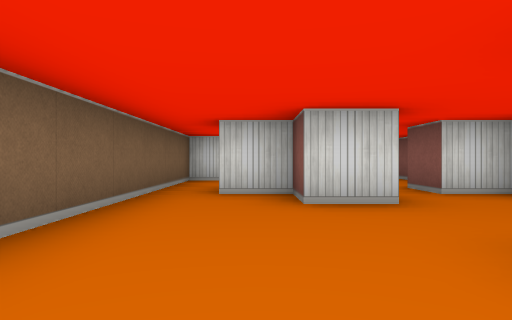
View 1 (above)

12 first-person views from a walk through a cub3D ray-caster map. The camera is about half as high as the walls, looks level and sees 75° across. The floor is counted in squares. Each view is taken from the middle of a square. On the plan, view 1 faces up. The plan holds only what a view shows up to about 9 squares ahead; the rest is blank.

View 2
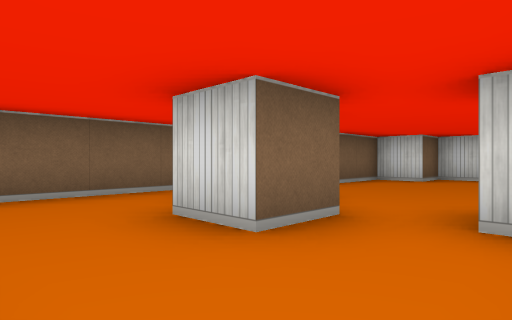

View 3
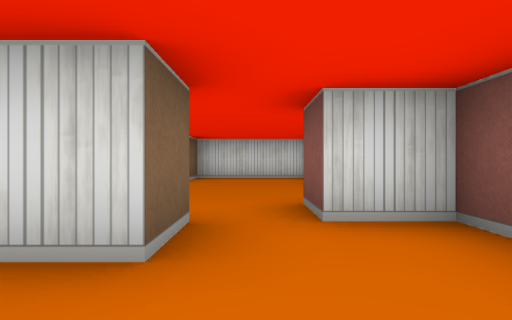

View 4
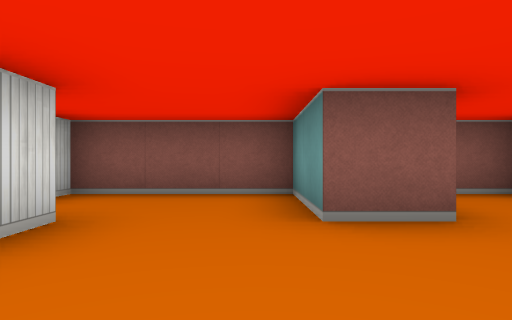

View 5
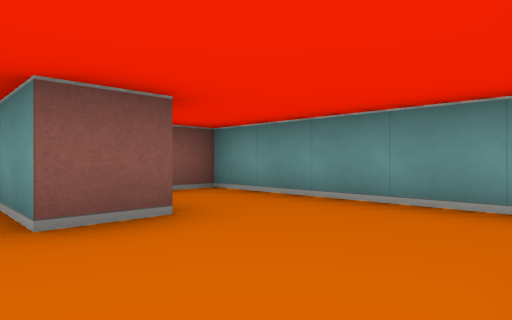

View 6
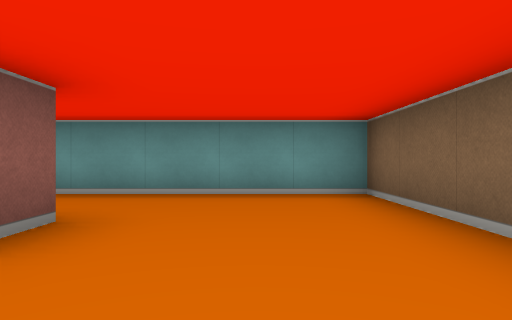

View 7
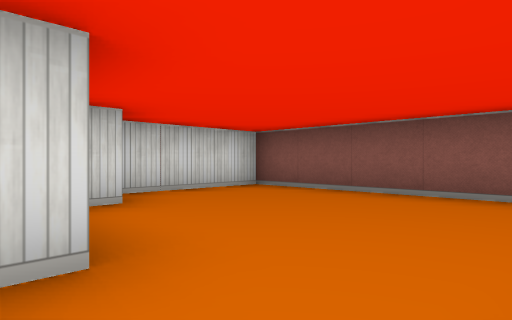

View 8
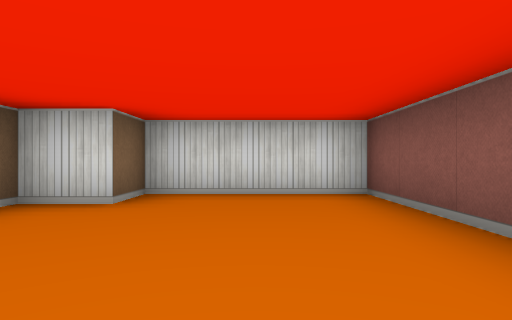

View 9
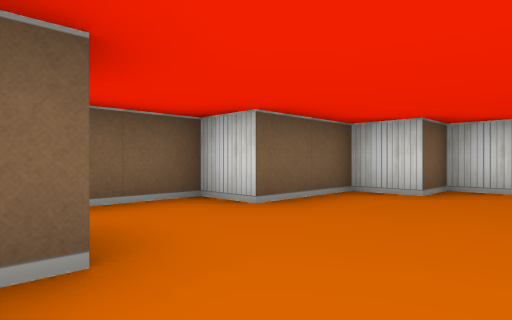

View 10
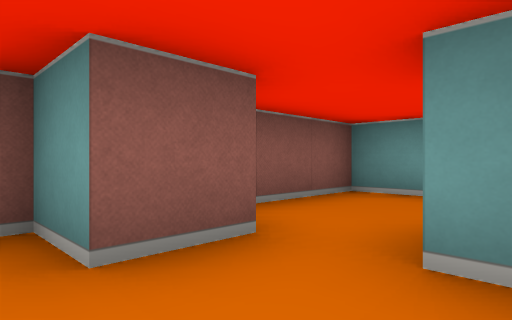

View 11
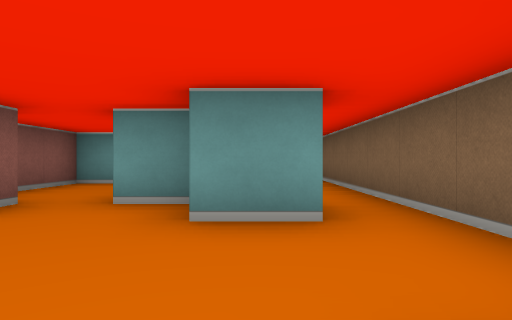

View 12
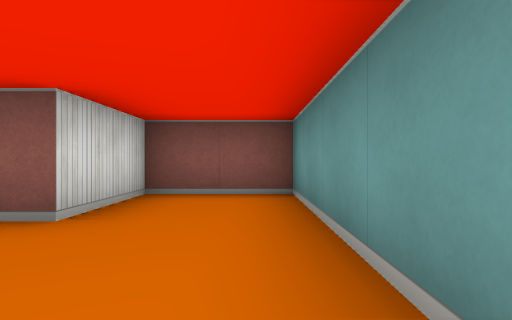

### Floor plan
Ten units are one square. View 1 is at (0, 0); x grows to the right and y downward. Boxes are objects, and circles mark ways between rooms. Rooms are numbered by the first view taken in them; rooms with no view inside come last. Other rooms are left out.
<svg viewBox="-20 -110 60 130">
<path fill="none" stroke="#000" d="M15 -35 5 -35M-15 -35 -15 15 35 15 35 -5 15 -5 15 -15 35 -15 35 -45 25 -45M5 -45 -5 -45M-5 -55 5 -55 5 -51M25 -45 25 -55 35 -55 35 -105 5 -105 5 -95 -5 -95 -5 -75 -15 -75 -15 -35M5 -35 5 -45 15 -45 15 -35"/>
<circle cx="-10" cy="-45" r="3" fill="#2a7"/>
<circle cx="20" cy="-45" r="3" fill="#2a7"/>
<text x="10" y="-10">1</text>
<text x="10" y="-70">2</text>
</svg>
Room 1 opens to room 2.

Where each view was taken, in squares from view 1:
view 1: 0 up, 0 right, facing up
view 2: 2 up, 3 right, facing up-left
view 3: 2 up, 2 right, facing up
view 4: 2 up, 1 left, facing right
view 5: 2 up, 1 left, facing down-right
view 6: 3 up, 0 right, facing down
view 7: 6 up, 1 left, facing up-right
view 8: 6 up, 2 right, facing up
view 9: 5 up, 2 right, facing up-left
view 10: 6 up, 1 right, facing down-right
view 11: 8 up, 0 right, facing down
view 12: 1 down, 1 left, facing right
